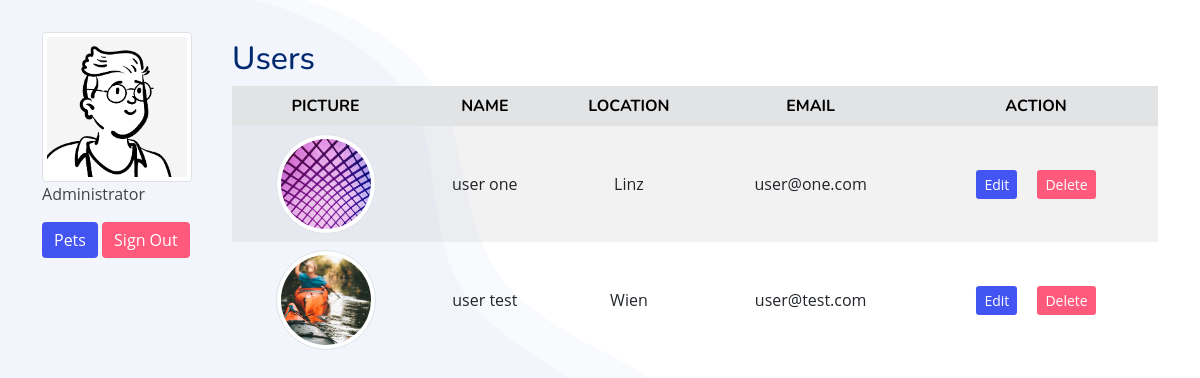
/dashboard.php (signed in), run on the app's committed database.
### tables this page shows
CREATE TABLE `users` (
  `id` int(11) NOT NULL,
  `first_name` varchar(255) NOT NULL,
  `last_name` varchar(255) NOT NULL,
  `password` varchar(255) NOT NULL,
  `date_of_birth` date NOT NULL,
  `email` varchar(255) NOT NULL,
  `phone` varchar(15) DEFAULT NULL,
  `location` varchar(55) DEFAULT NULL,
  `picture` varchar(255) DEFAULT NULL,
  `status` varchar(4) NOT NULL DEFAULT 'user'
);

### dashboard.php (the view, shortened to what this page needs)
<?php
require_once 'components/db_connect.php';
$status = 'adm';
$sql = "SELECT * FROM users WHERE status != '$status'";
$result = mysqli_query($connect, $sql);
$tbody = '';
if ($result->num_rows > 0) {
    while ($row = $result->fetch_array(MYSQLI_ASSOC)) {
        $tbody .= "<tr>
            <td><img class='img-thumbnail rounded-circle' src='pictures/" . $row['picture'] . "' alt=" . $row['first_name'] . "></td>
            <td>" . $row['first_name'] . " " . $row['last_name'] . "</td>
            <td>" . $row['location'] . "</td>
            <td>" . $row['email'] . "</td>
            <td><a href='update.php?id=" . $row['id'] . "'><button class='btn btn-tertiary btn-sm' type='button'>Edit</button></a>
            <a href='delete.php?id=" . $row['id'] . "'><button class='btn btn-secondary btn-sm' type='button'>Delete</button></a></td>
        </tr>";
    }
} else {
    $tbody = "<tr><td colspan='5'><center>No Data Available </center></td></tr>";
}
?>
<!DOCTYPE html>
<html lang="en">
<head>
    <?php require_once 'components/boot.php' ?>
    <link rel="stylesheet" href="styles/styles.css">
</head>
<body>
    <div class="container">
        <div class="row">
            <div class="col-10 col-md-3 col-lg-2">
                <img class="img-thumbnail user" src="pictures/portrait_comic.png" alt="Admin avatar">
                <p class="">Administrator</p>
                <a class="btn btn-tertiary" href="pets/index.php">Pets</a>
                <a class="btn btn-secondary" href="logout.php?logout">Sign Out</a>
            </div>
            <div class="col-10 col-md-9 col-lg-10 mt-2">
                <h2>Users</h2>
                <table class='table table-striped table-responsive-md'>
                    <thead class='table-secondary'>
                        <tr>
                            <th>Picture</th>
                            <th>Name</th>
                            <th>Location</th>
                            <th>Email</th>
                            <th>Action</th>
                        </tr>
                    </thead>
                    <tbody>
                        <?= $tbody ?>
                    </tbody>
                </table>
            </div>
        </div>
    </div>
</body>
</html>

### styles/styles.css (style rules this page uses)
:root { scroll-behavior: smooth; }
* { box-sizing: border-box; }
html { position: relative; }
body { margin-top: 2rem; background-color: #F2F5FB; background-image: url('../assets-template/img/hero-bg.png'); background-size: cover; background-position: top center; background-repeat: no-repeat; font-family: "Open Sans", sans-serif; color: #444444; }
a { color: #4154f1; text-decoration: none!important; }
h1, h2, h3, h4, h5, h6 { font-family: "Nunito", sans-serif; color: #012970; }
.img-thumbnail { width: 100px; height: 100px; object-fit: cover; }
.user { width: 150px; height: 150px; object-fit: cover; }
th { text-transform: uppercase; font-family: "Nunito", sans-serif; }
td, th { text-align: center; vertical-align: middle; border: none; }
tr { text-align: center; }
.table>:not(:first-child) { border: none; }
button { margin: .5rem; transition: all 0.3s ease-in-out!important; }
.btn-secondary { background-color: #FF5A7C; border: none; }
.btn-tertiary { background-color: #4254F1; color: white; border: none; }

### data on the page
users: picture (picture), first_name "user", last_name "one", location "Linz", email "user@one.com"
users: picture (picture), first_name "user", last_name "test", location "Wien", email "user@test.com"
